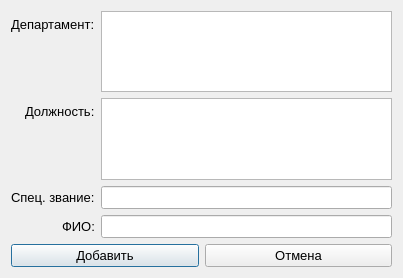
<?xml version="1.0" encoding="UTF-8"?>
<ui version="4.0">
 <class>create_official_person_dialog</class>
 <widget class="QDialog" name="create_official_person_dialog">
  <property name="geometry">
   <rect>
    <x>0</x>
    <y>0</y>
    <width>403</width>
    <height>278</height>
   </rect>
  </property>
  <property name="font">
   <font>
    <pointsize>10</pointsize>
   </font>
  </property>
  <property name="windowTitle">
   <string>Dialog</string>
  </property>
  <layout class="QVBoxLayout" name="verticalLayout">
   <item>
    <widget class="QWidget" name="create_official_person_widget" native="true">
     <layout class="QVBoxLayout" name="verticalLayout_2">
      <property name="leftMargin">
       <number>0</number>
      </property>
      <property name="topMargin">
       <number>0</number>
      </property>
      <property name="rightMargin">
       <number>0</number>
      </property>
      <property name="bottomMargin">
       <number>0</number>
      </property>
      <item>
       <layout class="QFormLayout" name="formLayout">
        <property name="labelAlignment">
         <set>Qt::AlignRight|Qt::AlignTrailing|Qt::AlignVCenter</set>
        </property>
        <item row="0" column="0">
         <widget class="QLabel" name="label">
          <property name="text">
           <string>Департамент:</string>
          </property>
         </widget>
        </item>
        <item row="1" column="0">
         <widget class="QLabel" name="label_2">
          <property name="text">
           <string>Должность:</string>
          </property>
         </widget>
        </item>
        <item row="2" column="0">
         <widget class="QLabel" name="label_3">
          <property name="text">
           <string>Спец. звание:</string>
          </property>
         </widget>
        </item>
        <item row="2" column="1">
         <widget class="QLineEdit" name="rank_le"/>
        </item>
        <item row="3" column="0">
         <widget class="QLabel" name="label_4">
          <property name="text">
           <string>ФИО:</string>
          </property>
         </widget>
        </item>
        <item row="3" column="1">
         <widget class="QLineEdit" name="name_le"/>
        </item>
        <item row="0" column="1">
         <widget class="QTextEdit" name="department_te"/>
        </item>
        <item row="1" column="1">
         <widget class="QTextEdit" name="post_te"/>
        </item>
       </layout>
      </item>
     </layout>
    </widget>
   </item>
   <item>
    <layout class="QHBoxLayout" name="horizontalLayout">
     <item>
      <widget class="QPushButton" name="accept_pb">
       <property name="text">
        <string>Добавить</string>
       </property>
      </widget>
     </item>
     <item>
      <widget class="QPushButton" name="cancel_pb">
       <property name="text">
        <string>Отмена</string>
       </property>
      </widget>
     </item>
    </layout>
   </item>
  </layout>
 </widget>
 <tabstops>
  <tabstop>department_te</tabstop>
  <tabstop>post_te</tabstop>
  <tabstop>rank_le</tabstop>
  <tabstop>name_le</tabstop>
  <tabstop>accept_pb</tabstop>
  <tabstop>cancel_pb</tabstop>
 </tabstops>
 <resources/>
 <connections/>
</ui>
